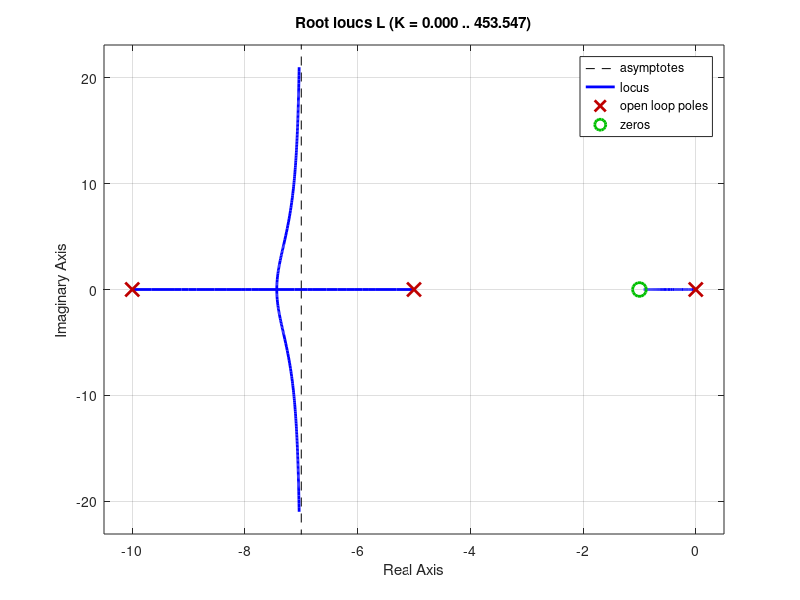

Reproduce this figure in MATLAB.
z=-1; %vector of zeros
p=[0,-5,-10]; %vector of poles
k=1; %gain (not the var iable gain K)
L=zpk(z,p,k) %form the transfer function of the system
rlocus(L) %generate a complementary root-locus plot with an automatically chosen 
